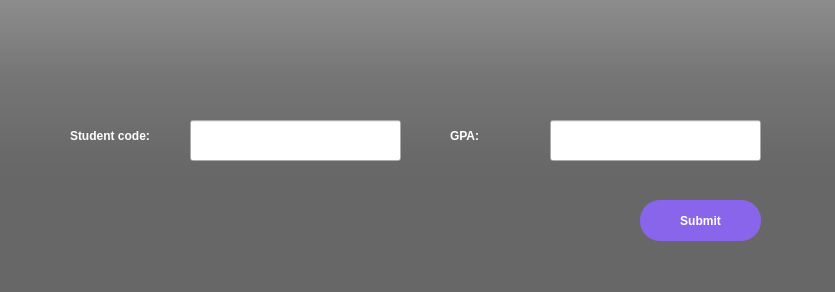
<?xml version="1.0" encoding="UTF-8"?>
<ui version="4.0">
 <class>MainWindow</class>
 <widget class="QMainWindow" name="MainWindow">
  <property name="geometry">
   <rect>
    <x>0</x>
    <y>0</y>
    <width>835</width>
    <height>292</height>
   </rect>
  </property>
  <property name="windowTitle">
   <string>Update</string>
  </property>
  <widget class="QWidget" name="centralwidget">
   <widget class="QLabel" name="label">
    <property name="geometry">
     <rect>
      <x>0</x>
      <y>0</y>
      <width>835</width>
      <height>292</height>
     </rect>
    </property>
    <property name="styleSheet">
     <string notr="true">border-image: url(:/newPrefix/bg1.jpg);</string>
    </property>
    <property name="text">
     <string/>
    </property>
   </widget>
   <widget class="QLabel" name="label_2">
    <property name="geometry">
     <rect>
      <x>0</x>
      <y>0</y>
      <width>835</width>
      <height>292</height>
     </rect>
    </property>
    <property name="styleSheet">
     <string notr="true">background-color: qlineargradient(spread:pad, x1:0, x2:0, y2:0.715909, stop:0 rgba(0,0,0,9), stop:0.375 rgba(0,0,0,50), stop:0.835277 rgba(0,0,0,75));
</string>
    </property>
    <property name="text">
     <string/>
    </property>
   </widget>
   <widget class="QLabel" name="label_3">
    <property name="geometry">
     <rect>
      <x>0</x>
      <y>0</y>
      <width>835</width>
      <height>292</height>
     </rect>
    </property>
    <property name="styleSheet">
     <string notr="true">background-color: rgba(0,0,0,100);
</string>
    </property>
    <property name="text">
     <string/>
    </property>
   </widget>
   <widget class="QLineEdit" name="stu_code">
    <property name="geometry">
     <rect>
      <x>190</x>
      <y>120</y>
      <width>211</width>
      <height>41</height>
     </rect>
    </property>
    <property name="font">
     <font>
      <pointsize>9</pointsize>
     </font>
    </property>
   </widget>
   <widget class="QLabel" name="label_5">
    <property name="geometry">
     <rect>
      <x>450</x>
      <y>120</y>
      <width>55</width>
      <height>31</height>
     </rect>
    </property>
    <property name="font">
     <font>
      <pointsize>9</pointsize>
      <weight>75</weight>
      <bold>true</bold>
     </font>
    </property>
    <property name="styleSheet">
     <string notr="true">color: white;</string>
    </property>
    <property name="text">
     <string>GPA:</string>
    </property>
   </widget>
   <widget class="QLabel" name="alert">
    <property name="geometry">
     <rect>
      <x>250</x>
      <y>50</y>
      <width>361</width>
      <height>31</height>
     </rect>
    </property>
    <property name="font">
     <font>
      <pointsize>10</pointsize>
      <weight>75</weight>
      <bold>true</bold>
     </font>
    </property>
    <property name="styleSheet">
     <string notr="true">color: red;
</string>
    </property>
    <property name="text">
     <string/>
    </property>
   </widget>
   <widget class="QLineEdit" name="gpa">
    <property name="geometry">
     <rect>
      <x>550</x>
      <y>120</y>
      <width>211</width>
      <height>41</height>
     </rect>
    </property>
    <property name="font">
     <font>
      <pointsize>9</pointsize>
     </font>
    </property>
   </widget>
   <widget class="QPushButton" name="button">
    <property name="geometry">
     <rect>
      <x>640</x>
      <y>200</y>
      <width>121</width>
      <height>41</height>
     </rect>
    </property>
    <property name="font">
     <font>
      <pointsize>9</pointsize>
      <weight>75</weight>
      <bold>true</bold>
     </font>
    </property>
    <property name="cursor">
     <cursorShape>PointingHandCursor</cursorShape>
    </property>
    <property name="styleSheet">
     <string notr="true">QPushButton#button{
	background: rgb(137,101,236);
	border-radius: 20px;
	color: white;
}
QPushButton#button:hover{
	background-color: rgb(255,255,255,210);
	border-radius: 20px;
	color: black;
}
QPushButton#button:pressed{
	background-color: rgb(255,255,255,210);
	padding-top: 5px;
	padding-left: 5px;
}</string>
    </property>
    <property name="text">
     <string>Submit</string>
    </property>
   </widget>
   <widget class="QLabel" name="label_4">
    <property name="geometry">
     <rect>
      <x>70</x>
      <y>120</y>
      <width>111</width>
      <height>31</height>
     </rect>
    </property>
    <property name="font">
     <font>
      <pointsize>9</pointsize>
      <weight>75</weight>
      <bold>true</bold>
     </font>
    </property>
    <property name="styleSheet">
     <string notr="true">color: white;</string>
    </property>
    <property name="text">
     <string>Student code:</string>
    </property>
   </widget>
  </widget>
 </widget>
 <resources>
  <include location="res.qrc"/>
 </resources>
 <connections/>
</ui>
